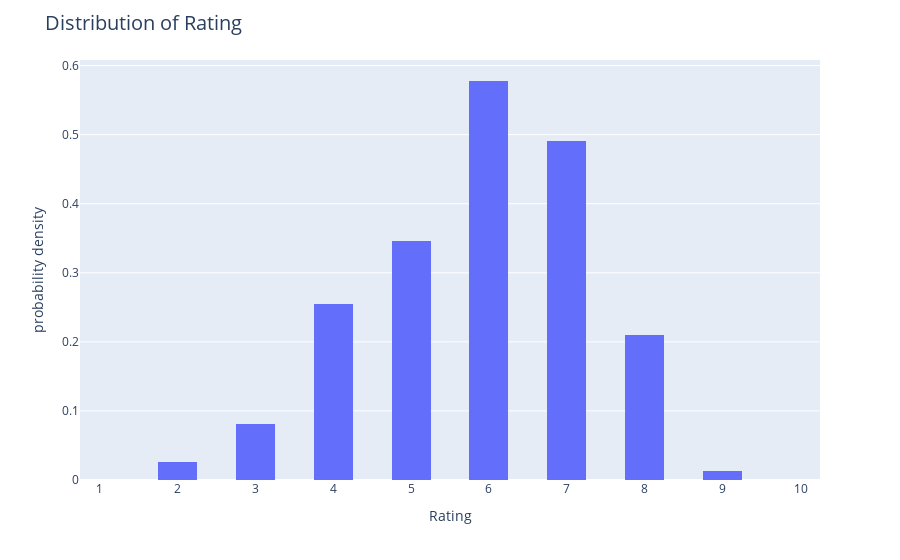

The cell this chart's notebook holds for it:
### Code cell
#histogram - distributiopn of ratings and its probability density 
rating_fig.update_layout(title='Distribution of Rating',title_pad= dict(t=20),title_font=dict(size=20),xaxis_title = 'Rating')
rating_fig.show()

### Figure 1 — Plotly figure (JSON) as saved in the notebook; plotly's stock layout.template omitted (floating-point values rounded to 4 significant figures; data arrays with more than 128 entries replaced by an {"elided": "..."} marker saying what was removed)
{"data": [{"bingroup": "x", "histnorm": "probability density", "hovertemplate": "Rating=%{x}<br>probability density=%{y}<extra></extra>", "legendgroup": "", "marker": {"color": "#636efa", "pattern": {"shape": ""}}, "name": "", "nbinsx": 40, "orientation": "v", "showlegend": false, "x": {"elided": "11979 float values"}, "xaxis": "x", "yaxis": "y", "type": "histogram"}], "layout": {"xaxis": {"anchor": "y", "domain": [0, 1], "title": {"text": "Rating"}}, "yaxis": {"anchor": "x", "domain": [0, 1], "title": {"text": "probability density"}}, "legend": {"tracegroupgap": 0}, "margin": {"t": 60}, "barmode": "relative", "title": {"text": "Distribution of Rating", "pad": {"t": 20}, "font": {"size": 20}}}}
